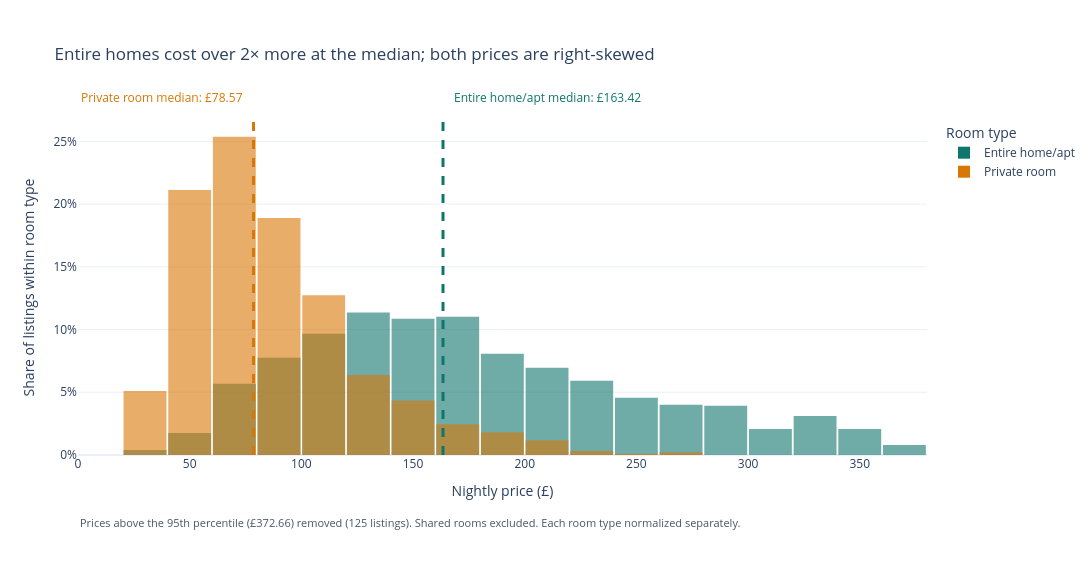

The notebook cell this image was saved under:
### Markdown cell above
## Task 1 — Histogram: price by room type (overlapping distributions)

**What to build:** A histogram showing price distributions for **Entire home/apt vs Private room** (exclude Shared room — too few observations) overlaid on the same chart.

**Requirements:**
- Both room types on the same chart (use `color='room_type'`)
- `barmode='overlay'` with `opacity=0.6` so both distributions are visible
- A vertical line for the median of EACH room type, differently coloured
- Insight title comparing the two distributions

### Code cell
# Task 1 — Histogram: overlapping nightly prices by room type.
# Requirement: shared rooms excluded, barmode='overlay', opacity=0.6.
room_order = ['Entire home/apt', 'Private room']
room_colors = {
    'Entire home/apt': '#0F766E',  # teal identifies entire homes
    'Private room': '#D97706',     # amber identifies private rooms
}
price_data = df_cap[df_cap['room_type'].isin(room_order)].copy()
price_medians = price_data.groupby('room_type')['price'].median()

fig1 = px.histogram(
    price_data,
    x='price',
    color='room_type',
    color_discrete_map=room_colors,
    category_orders={'room_type': room_order},
    barmode='overlay',
    opacity=0.6,
    nbins=32,
    histnorm='probability',  # compare within-room-type shares, not raw sample sizes
    labels={'price': 'Nightly price (£)', 'room_type': 'Room type'},
    title='Entire homes cost over 2× more at the median; both prices are right-skewed',
)

# Requirement: two distinct, individually annotated median reference lines.
for room in room_order:
    value = price_medians.loc[room]
    fig1.add_vline(
        x=value,
        line_color=room_colors[room],
        line_dash='dash',
        line_width=3,
    )
    fig1.add_annotation(
        x=value,
        y=1.035,
        xref='x', yref='paper',
        text=f'{room} median: £{value:,.2f}',
        showarrow=False,
        xanchor='left' if room == 'Entire home/apt' else 'right',
        xshift=9 if room == 'Entire home/apt' else -9,
        yanchor='bottom',
        font=dict(size=12, color=room_colors[room]),
    )

fig1.update_layout(
    template='plotly_white',
    width=1180,
    height=570,
    margin=dict(t=120, b=115, l=78, r=35),
    bargap=0.04,
    legend_title_text='Room type',
    yaxis_title='Share of listings within room type',
)
fig1.update_yaxes(tickformat='.0%')
fig1.update_xaxes(range=[0, float(p95) * 1.02])
fig1.add_annotation(
    x=0, y=-0.23, xref='paper', yref='paper',
    text=(f'Prices above the 95th percentile (£{p95:,.2f}) removed '
          f'({price_outliers_removed} listings). Shared rooms excluded. '
          'Each room type normalized separately.'),
    xanchor='left', showarrow=False,
    font=dict(size=11, color='#475569'),
)
fig1.show()

print('Medians (after the cutoff):')
print(price_medians.reindex(room_order).round(3).to_string())
print(f'Entire home / private room median ratio: '
      f'{price_medians.loc["Entire home/apt"] / price_medians.loc["Private room"]:.2f}×')

### Figure 1 — Plotly figure (JSON) as saved in the notebook; plotly's stock layout.template omitted (floating-point values rounded to 4 significant figures; data arrays with more than 128 entries replaced by an {"elided": "..."} marker saying what was removed)
{"data": [{"bingroup": "x", "histnorm": "probability", "hovertemplate": "Room type=Entire home/apt<br>Nightly price (£)=%{x}<br>probability=%{y}<extra></extra>", "legendgroup": "Entire home/apt", "marker": {"color": "#0F766E", "opacity": 0.6, "pattern": {"shape": ""}}, "name": "Entire home/apt", "nbinsx": 32, "orientation": "v", "showlegend": true, "type": "histogram", "x": {"elided": "1251 float values"}, "xaxis": "x", "yaxis": "y"}, {"bingroup": "x", "histnorm": "probability", "hovertemplate": "Room type=Private room<br>Nightly price (£)=%{x}<br>probability=%{y}<extra></extra>", "legendgroup": "Private room", "marker": {"color": "#D97706", "opacity": 0.6, "pattern": {"shape": ""}}, "name": "Private room", "nbinsx": 32, "orientation": "v", "showlegend": true, "type": "histogram", "x": {"elided": "942 float values"}, "xaxis": "x", "yaxis": "y"}], "layout": {"annotations": [{"font": {"color": "#0F766E", "size": 12}, "showarrow": false, "text": "Entire home/apt median: £163.42", "x": 163.4, "xanchor": "left", "xref": "x", "xshift": 9, "y": 1.035, "yanchor": "bottom", "yref": "paper"}, {"font": {"color": "#D97706", "size": 12}, "showarrow": false, "text": "Private room median: £78.57", "x": 78.57, "xanchor": "right", "xref": "x", "xshift": -9, "y": 1.035, "yanchor": "bottom", "yref": "paper"}, {"font": {"color": "#475569", "size": 11}, "showarrow": false, "text": "Prices above the 95th percentile (£372.66) removed (125 listings). Shared rooms excluded. Each room type normalized separately.", "x": 0, "xanchor": "left", "xref": "paper", "y": -0.23, "yref": "paper"}], "bargap": 0.04, "barmode": "overlay", "height": 570, "legend": {"title": {"text": "Room type"}, "tracegroupgap": 0}, "margin": {"b": 115, "l": 78, "r": 35, "t": 120}, "shapes": [{"line": {"color": "#0F766E", "dash": "dash", "width": 3}, "type": "line", "x0": 163.4, "x1": 163.4, "xref": "x", "y0": 0, "y1": 1, "yref": "y domain"}, {"line": {"color": "#D97706", "dash": "dash", "width": 3}, "type": "line", "x0": 78.57, "x1": 78.57, "xref": "x", "y0": 0, "y1": 1, "yref": "y domain"}], "title": {"text": "Entire homes cost over 2× more at the median; both prices are right-skewed"}, "width": 1180, "xaxis": {"anchor": "y", "domain": [0.0, 1.0], "range": [0, 380.1], "title": {"text": "Nightly price (£)"}}, "yaxis": {"anchor": "x", "domain": [0.0, 1.0], "tickformat": ".0%", "title": {"text": "Share of listings within room type"}}}}
